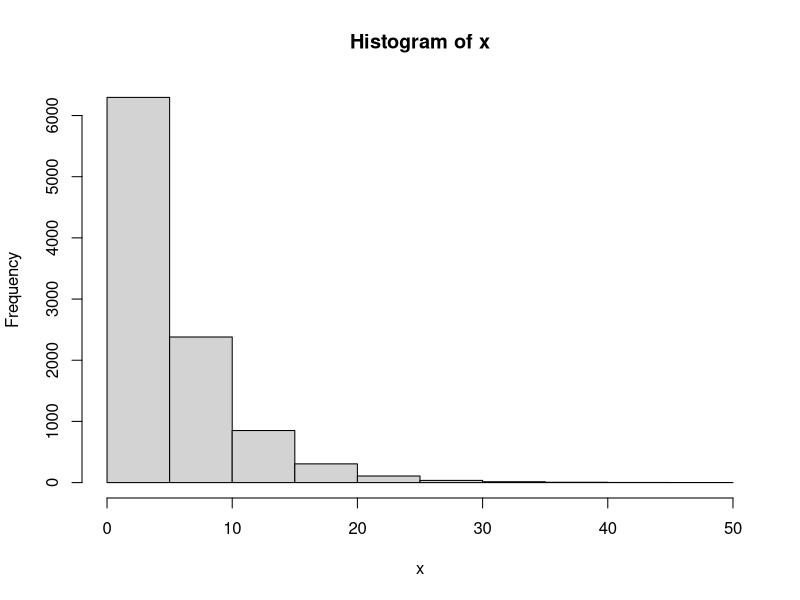
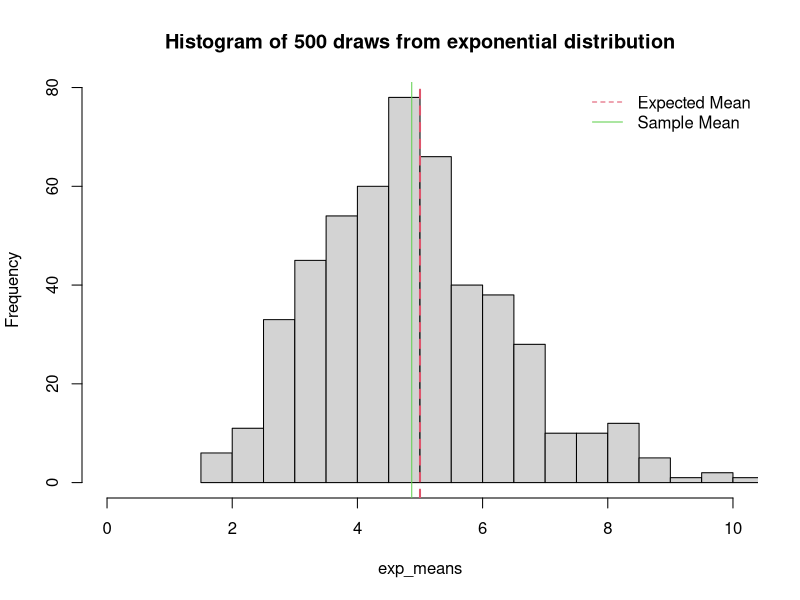
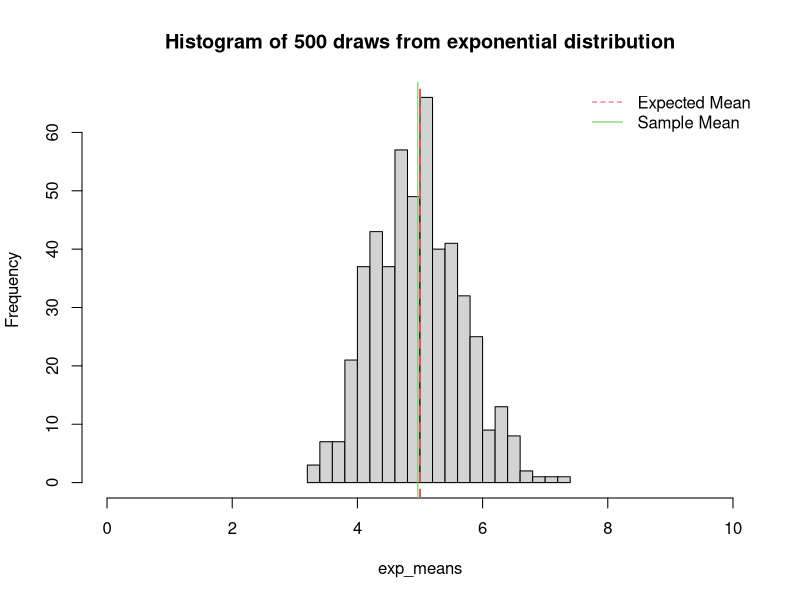
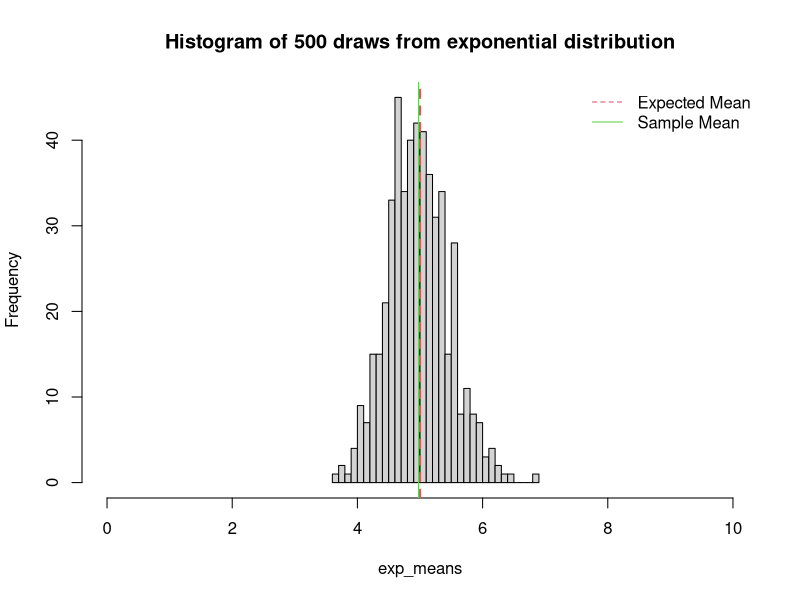

Write R code to recreate these figures, in order.
## ---- chunk 1
#Provided data for this exercise
lambda<-0.2
#expected mean
miu<-1/lambda # expected mean
sigma<-1/lambda # expected std dev
n<-40 # number of observations
nsim<-500 # number of simulations
x <- rexp(10000,lambda)
## ---- chunk 2
hist(x) # Histogram
## ---- chunk 3
exp_means=c(1:500)
for (i in 1 : nsim){ exp_means[i] = mean(sample(x,10)) }
sample_mean<-mean(exp_means)
hist(exp_means,main="Histogram of 500 draws from exponential distribution",breaks=25,xlim = c(0,10))
abline(v = miu, col= 2, lwd = 2,lty=2)
abline(v = sample_mean, col= 3, lwd = 1)
legend('topright', c("Expected Mean", "Sample Mean"),
       lty= c(2,1),
        bty = "n", col = c(col = 2, col = 3))

## ---- chunk 4
exp_means=c(1:500)
for (i in 1 : nsim){ exp_means[i] = mean(sample(x,50)) }
sample_mean<-mean(exp_means)
hist(exp_means,main="Histogram of 500 draws from exponential distribution",breaks=25,xlim = c(0,10))
abline(v = miu, col= 2, lwd = 2,lty=2)
abline(v = sample_mean, col= 3, lwd = 1)
legend('topright', c("Expected Mean", "Sample Mean"),
       lty= c(2,1),
        bty = "n", col = c(col = 2, col = 3))

## ---- chunk 5
exp_means=c(1:500)
for (i in 1 : nsim){ exp_means[i] = mean(sample(x,100)) }
sample_mean<-mean(exp_means)
hist(exp_means,main="Histogram of 500 draws from exponential distribution",breaks=25,xlim = c(0,10))
abline(v = miu, col= 2, lwd = 2,lty=2)
abline(v = sample_mean, col= 3, lwd = 1)
legend('topright', c("Expected Mean", "Sample Mean"),
       lty= c(2,1),
        bty = "n", col = c(col = 2, col = 3))

